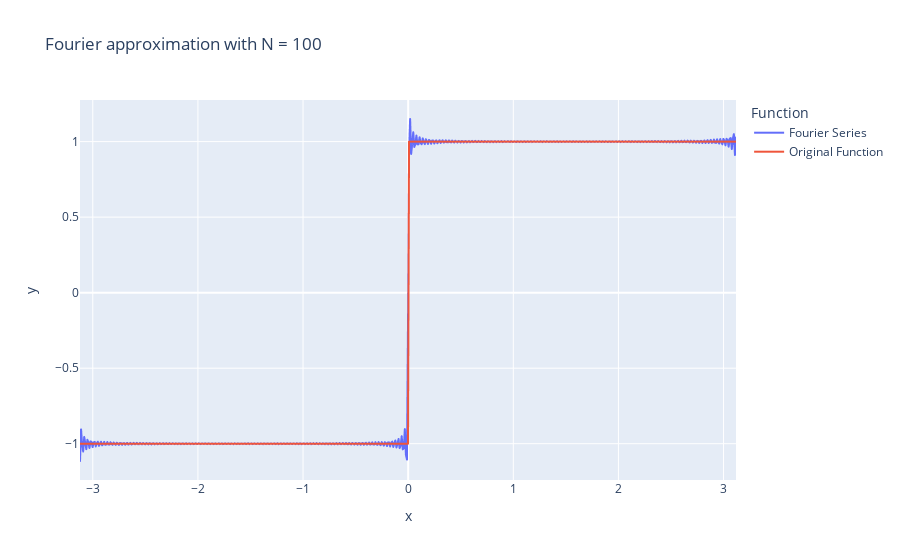

The notebook cell this image was saved under:
### Code cell
N=int(input())
sum1 = 0
x_list = np.arange(-np.pi + 0.02, np.pi-0.02, 0.01)
y_list = [np.sign(x) for x in x_list]
func_df = pd.DataFrame({'x' :x_list,
                        'y': y_list,
                        'Function': 'Original Function'})
df = pd.DataFrame({'x':x_list,
                   'y': 0,
                   'Function': 'Fourier Series'})

for i, x_temp in enumerate(x_list):
    for k in range(0,N+1):
        sum1+=np.sin((2*k+1)*x_temp)/(2*k+1)
    sum1=sum1*(4/np.pi)
    df.at[i,'y'] = sum1
    sum1=0
df = pd.concat([df, func_df])
df
px.line(df, x='x', y='y', title=f'Fourier approximation with N = {N}', color='Function')

### Figure 1 — Plotly figure (JSON) as saved in the notebook; plotly's stock layout.template omitted (floating-point values rounded to 4 significant figures; data arrays with more than 128 entries replaced by an {"elided": "..."} marker saying what was removed)
{"data": [{"hovertemplate": "Function=Fourier Series<br>x=%{x}<br>y=%{y}<extra></extra>", "legendgroup": "Fourier Series", "line": {"color": "#636efa", "dash": "solid"}, "marker": {"symbol": "circle"}, "mode": "lines", "name": "Fourier Series", "showlegend": true, "type": "scattergl", "x": {"elided": "625 float values"}, "xaxis": "x", "y": {"elided": "625 float values"}, "yaxis": "y"}, {"hovertemplate": "Function=Original Function<br>x=%{x}<br>y=%{y}<extra></extra>", "legendgroup": "Original Function", "line": {"color": "#EF553B", "dash": "solid"}, "marker": {"symbol": "circle"}, "mode": "lines", "name": "Original Function", "showlegend": true, "type": "scattergl", "x": {"elided": "625 float values"}, "xaxis": "x", "y": {"elided": "625 int values"}, "yaxis": "y"}], "layout": {"legend": {"title": {"text": "Function"}, "tracegroupgap": 0}, "title": {"text": "Fourier approximation with N = 100"}, "xaxis": {"anchor": "y", "domain": [0, 1], "title": {"text": "x"}}, "yaxis": {"anchor": "x", "domain": [0, 1], "title": {"text": "y"}}}}
